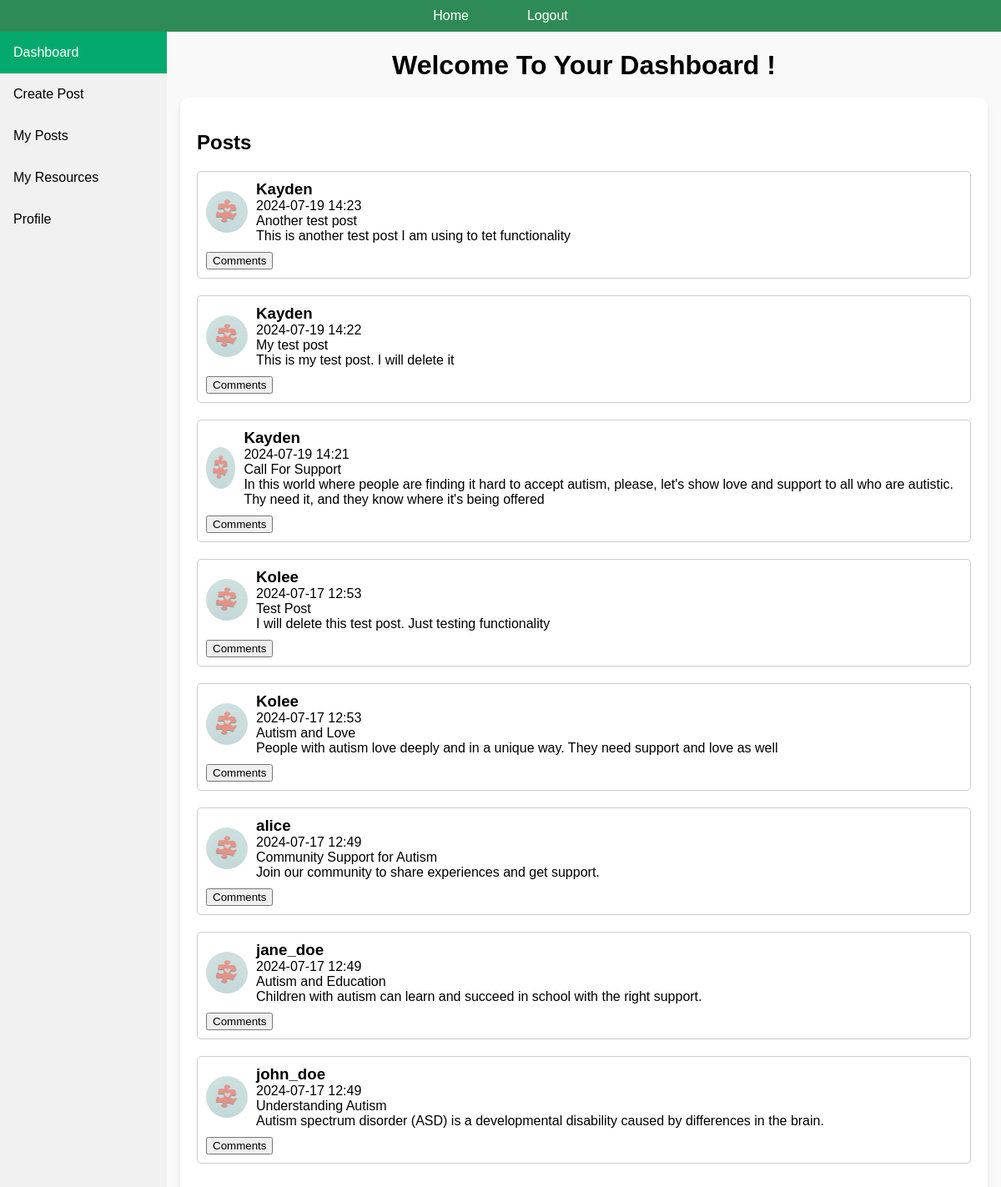
/dashboard (signed in), run on an earlier commit of the app's database.
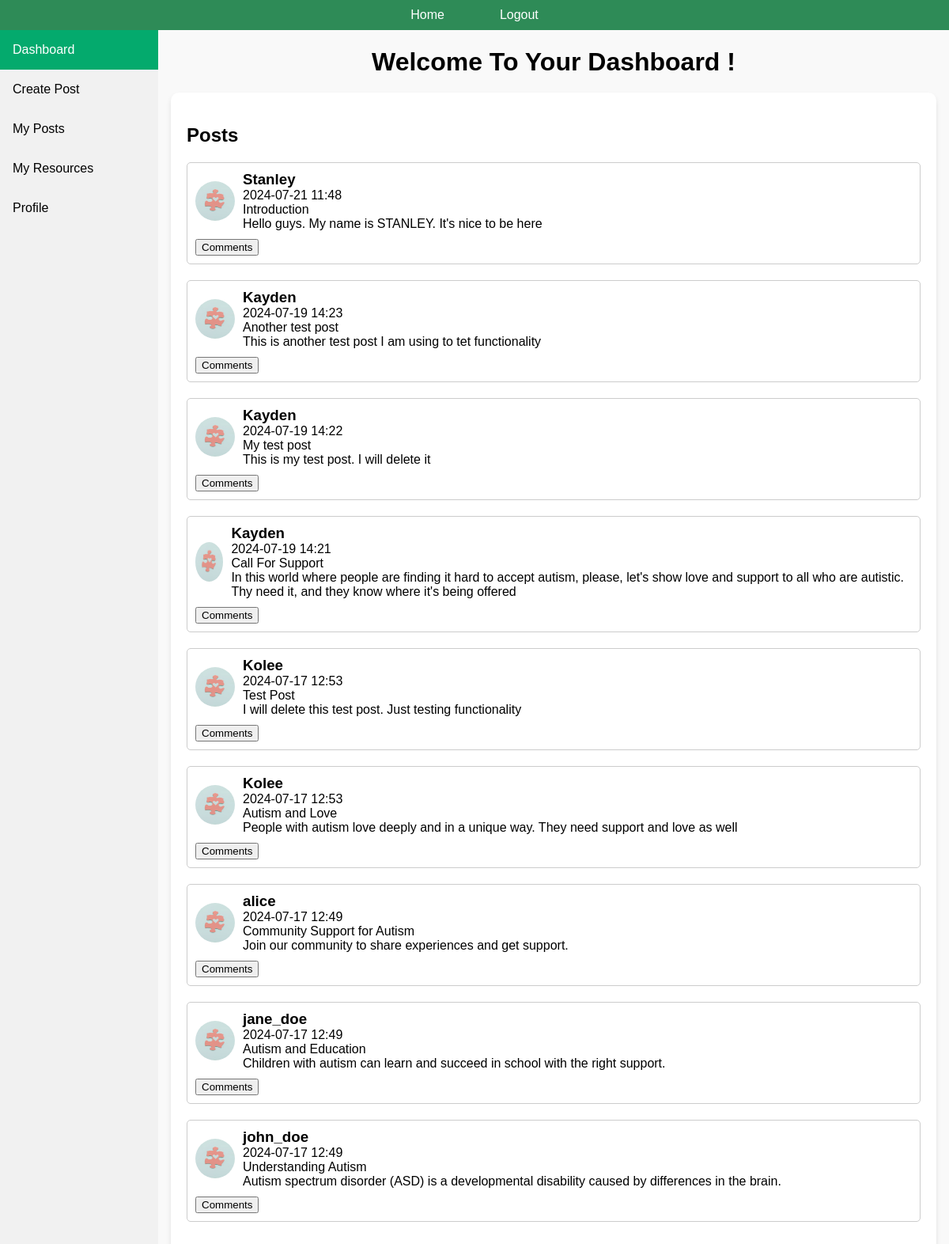
And on a later commit of the database.
### api/models.py (models this page shows, shortened)
class Post(db.Model):
	id = db.Column(db.Integer, primary_key=True)
	user_id = db.Column(db.Integer, db.ForeignKey('user.id'), nullable=False)
	content = db.Column(db.Text, nullable=False)
	title = db.Column(db.String(200), nullable=False)
	date_posted = db.Column(db.DateTime, nullable=False, default=datetime.utcnow)
	user = db.relationship('User', back_populates='posts')

class User(db.Model):
	__tablename__ = 'user'
	id = db.Column(db.Integer, primary_key=True)
	username = db.Column(db.String(150), nullable=False, unique=True)
	email = db.Column(db.String(150), nullable=False, unique=True)
	password = db.Column(db.String(150), nullable=False)
	city = db.Column(db.String(80), nullable=False)
	image_file = db.Column(db.String(20), nullable=False, default='default.jpg')
	posts = db.relationship('Post', back_populates='user', lazy='dynamic')
	resource = db.relationship('Resource', secondary=user_resource_association, back_populates='user')

### app.py (the view)
	@app.route('/dashboard')
	def dashboard():
		user_id = session.get('user_id')  # Get the user_id from the session
		username = session.get('username')
		email = session.get('email')
		if 'user_id' not in session:
			return redirect(url_for('login'))
		user = User.query.get(user_id)
		if not user:
			return redirect(url_for('login'))
		all_posts = Post.query.order_by(Post.date_posted.desc()).all()
		for post in all_posts:
			post.comments = Comment.query.filter_by(post_id=post.id).order_by(Comment.date_posted.desc()).all()
		return render_template("dashboard.html", user=user, posts=all_posts)

### templates/dashboard.html (shortened to what this page needs)
{% extends "base.html" %}
{% block content %}
<h1>Welcome To Your Dashboard {{ session['username'] }}!</h1>
<div class="main-content">
    <h2>Posts</h2>
    {% for post in posts %}
    <div class='post'>
		<div class="post-header">
			<img class="rounded-circle" src="{{ url_for('static', filename='profile_pics/' + user.image_file) if user.image_file != 'default.jpg' else url_for('static', filename='images/default.jpg') }}" alt="Profile Picture">
			<div class="post-details">
        		<h3>{{ post.user.username }}</h3>
        		<p>{{ post.date_posted.strftime('%Y-%m-%d %H:%M') }}</p>
        		<p>{{ post.title }}</p>
        		<p>{{ post.content }}</p>
			</div>
		</div>
        <div class="comments-section">
            <button class="toggle-comments">Comments</button>
        </div>
    </div>
    {% endfor %}
</div>
{% endblock %}

### templates/base.html (shortened to what this page needs)
<!DOCTYPE html>
<html lang="en">
<head>
    <link rel="stylesheet" href="{{ url_for('static', filename='css/dashboard.css') }}">
</head>
<body>
    <header>
        <nav>
            <ul>
                <li><a href="/">Home</a></li>
                <li><a href="/logout">Logout</a></li>
            </ul>
        </nav>
    </header>
    <div class="container">
        {% include 'sidebar.html' %}
        <div class="dashboard-container">
            {% block content %}{% endblock %}
        </div>
    </div>
</body>
</html>

### templates/sidebar.html
<div class="sidebar">
    <a href="/dashboard" class="{{ 'active' if request.path == '/dashboard' else '' }}">Dashboard</a>
    <a href="/create_post" class="{{ 'active' if request.path == '/create_post' else '' }}">Create Post</a>
    <a href="/my_posts" class="{{ 'active' if request.path == '/my_posts' else '' }}">My Posts</a>
    <a href="/my_resources" class="{{ 'active' if request.path == '/my_resources' else '' }}">My Resources</a>
    <a href="/profile" class="{{ 'active' if request.path == '/profile' else '' }}">Profile</a>
</div>

### static/css/dashboard.css (style rules this page uses)
body { font-family: Arial, sans-serif; background-color: #f9f9f9; margin: 0; padding: 0; }
header nav { width: 100%; background-color: seagreen; padding: 10px 0; }
header nav ul { list-style: none; display: flex; justify-content: center; padding: 0; margin: 0; }
header nav ul li { margin: 0 15px; }
header nav ul li a { color: white; text-decoration: none; padding: 10px 20px; border-radius: 5px; transition: background-color 0.2s; }
.sidebar { margin: 0; padding: 0; width: 200px; background-color: #f1f1f1; position: fixed; height: 100%; overflow: auto; }
.sidebar a { display: block; color: black; padding: 16px; text-decoration: none; }
.sidebar a.active { background-color: #04AA6D; color: white; }
div.dashboard-container { margin-left: 200px; padding: 1px 16px; height: 1000px; }
h1 { text-align: center; margin-bottom: 20px; }
.main-content { background-color: white; padding: 20px; border-radius: 10px; box-shadow: 0 4px 6px rgba(0, 0, 0, 0.1); }
.post { margin-bottom: 20px; border: 1px solid #ccc; padding: 10px; border-radius: 5px; }
.post-header { display: flex; align-items: center; margin-bottom: 10px; }
.post-header img.rounded-circle { width: 50px; height: 50px; border-radius: 50%; margin-right: 10px; }
.post-details { display: flex; flex-direction: column; }
.post-details h3, .post-details p { margin: 0; }
.comments-section { margin-top: 10px; }
.post { margin-bottom: 20px; }

What changed in the data, as far as the page shows it:
added Post: image_file (placeholder picture), user.username "Stanley", date_posted "2024-07-21 11:48", title "Introduction", content "Hello guys. My name is STANLEY. It's nice to be here"
